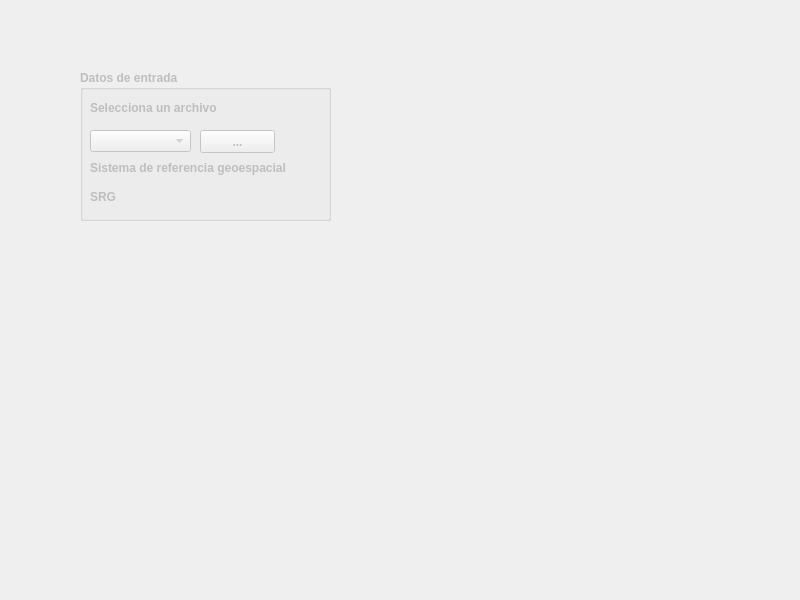
<?xml version="1.0" encoding="UTF-8"?>
<ui version="4.0">
 <class>mainWindow</class>
 <widget class="QMainWindow" name="mainWindow">
  <property name="enabled">
   <bool>false</bool>
  </property>
  <property name="geometry">
   <rect>
    <x>0</x>
    <y>0</y>
    <width>800</width>
    <height>600</height>
   </rect>
  </property>
  <property name="windowTitle">
   <string>Modulo Raster</string>
  </property>
  <widget class="QWidget" name="centralwidget">
   <widget class="QGroupBox" name="groupBox">
    <property name="geometry">
     <rect>
      <x>80</x>
      <y>70</y>
      <width>251</width>
      <height>151</height>
     </rect>
    </property>
    <property name="font">
     <font>
      <weight>75</weight>
      <bold>true</bold>
     </font>
    </property>
    <property name="title">
     <string>Datos de entrada</string>
    </property>
    <widget class="QLabel" name="label">
     <property name="geometry">
      <rect>
       <x>10</x>
       <y>30</y>
       <width>201</width>
       <height>16</height>
      </rect>
     </property>
     <property name="text">
      <string>Selecciona un archivo</string>
     </property>
    </widget>
    <widget class="QComboBox" name="comboBox">
     <property name="geometry">
      <rect>
       <x>10</x>
       <y>60</y>
       <width>101</width>
       <height>22</height>
      </rect>
     </property>
    </widget>
    <widget class="QPushButton" name="pushButton">
     <property name="geometry">
      <rect>
       <x>120</x>
       <y>60</y>
       <width>75</width>
       <height>23</height>
      </rect>
     </property>
     <property name="text">
      <string>...</string>
     </property>
    </widget>
    <widget class="QLabel" name="label_2">
     <property name="geometry">
      <rect>
       <x>10</x>
       <y>90</y>
       <width>201</width>
       <height>16</height>
      </rect>
     </property>
     <property name="font">
      <font>
       <weight>75</weight>
       <bold>true</bold>
      </font>
     </property>
     <property name="text">
      <string>Sistema de referencia geoespacial</string>
     </property>
    </widget>
    <widget class="QLabel" name="label_3">
     <property name="geometry">
      <rect>
       <x>10</x>
       <y>120</y>
       <width>47</width>
       <height>13</height>
      </rect>
     </property>
     <property name="text">
      <string>SRG</string>
     </property>
    </widget>
    <zorder>comboBox</zorder>
    <zorder>pushButton</zorder>
    <zorder>label_2</zorder>
    <zorder>label_3</zorder>
    <zorder>label</zorder>
   </widget>
  </widget>
 </widget>
 <resources/>
 <connections/>
</ui>
